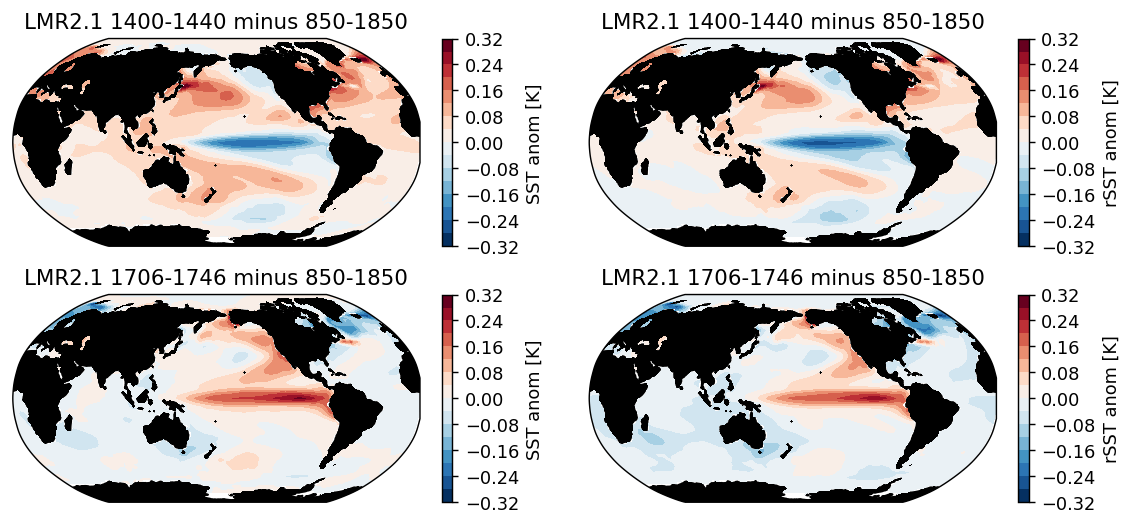

This chart was generated by the following Python code:
#!/usr/bin/env python
# Wenchang Yang (wenchang@princeton.edu)
# Thu Apr 14 13:29:30 EDT 2022
if __name__ == '__main__':
    import sys
    from misc.timer import Timer
    tt = Timer('start ' + ' '.join(sys.argv))
import sys, os.path, os, glob, datetime
import xarray as xr, numpy as np, pandas as pd, matplotlib.pyplot as plt
#more imports
from misc.shell import run_shell
#
if __name__ == '__main__':
    tt.check('end import')
#
#start from here
def wyplot(yearc, rSST=False, ax=None, **kws):
    if ax is None:
        fig, ax = plt.subplots()
    #yearc = 1420
    n_window = 40
    #rSST = False
    years = slice(yearc-n_window//2, yearc+n_window//2)
    ifile = f'./data/maps_ssta/map_ssta_LMR2019_{years.start}-{years.stop}_ref850-1850.nc'
    if rSST:
        ifile = ifile.replace('.nc', '_rSST.nc')
    #print(f'{ifile = }')
    #da = xr.open_dataarray(ifile)
    ifile_cached = __file__.replace('.py', f'__{years.start:04d}-{years.stop:04d}.nc')
    if rSST: ifile_cached = ifile_cached.replace('.nc', '_rSST.nc')
    if not os.path.exists(ifile_cached): run_shell(f'cp {ifile} {ifile_cached}')
    da = xr.open_dataarray(ifile_cached)
    print('[loaded]:', ifile_cached, '**from**', ifile)
    
    da.plot.contourf(ax=ax, levels=17, cmap='RdBu_r', extend='neither', **kws)
    ax.set_title(f'LMR2.1 {years.start}-{years.stop} minus 850-1850')
 
 
if __name__ == '__main__':
    from wyconfig import * #my plot settings
    import cartopy.crs as ccrs, cartopy.feature as cfeature
    proj = ccrs.Robinson(central_longitude=180)
    dproj = ccrs.PlateCarree()
    land_color = 'k'
    figsize = (9,4)
    fig, axes = plt.subplots(2, 2, figsize=figsize, subplot_kw=dict(projection=proj))
    ax = axes[0,0]
    wyplot(1420, ax=ax, transform=dproj, vmax=0.32)
    ax.add_feature(cfeature.LAND, color=land_color)

    ax = axes[0,1]
    wyplot(1420, rSST=True, ax=ax, transform=dproj, vmax=0.32)
    ax.add_feature(cfeature.LAND, color=land_color)

    ax = axes[1,0]
    wyplot(1726, ax=ax, transform=dproj, vmax=0.32)
    ax.add_feature(cfeature.LAND, color=land_color)

    ax = axes[1,1]
    wyplot(1726, rSST=True, ax=ax, transform=dproj, vmax=0.32)
    ax.add_feature(cfeature.LAND, color=land_color)
    
    #savefig
    if len(sys.argv)>1 and 'savefig' in sys.argv[1:]:
        figname = __file__.replace('.py', f'.png')
        if 'overwritefig' in sys.argv[1:]:
            wysavefig(figname, overwritefig=True)
        else:
            wysavefig(figname)
    tt.check(f'**Done**')
    print()
    plt.show()
    
